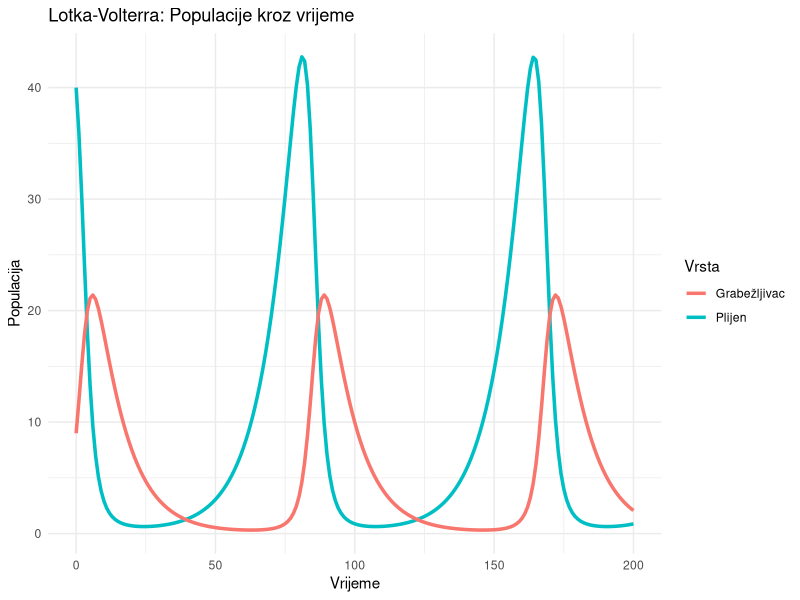
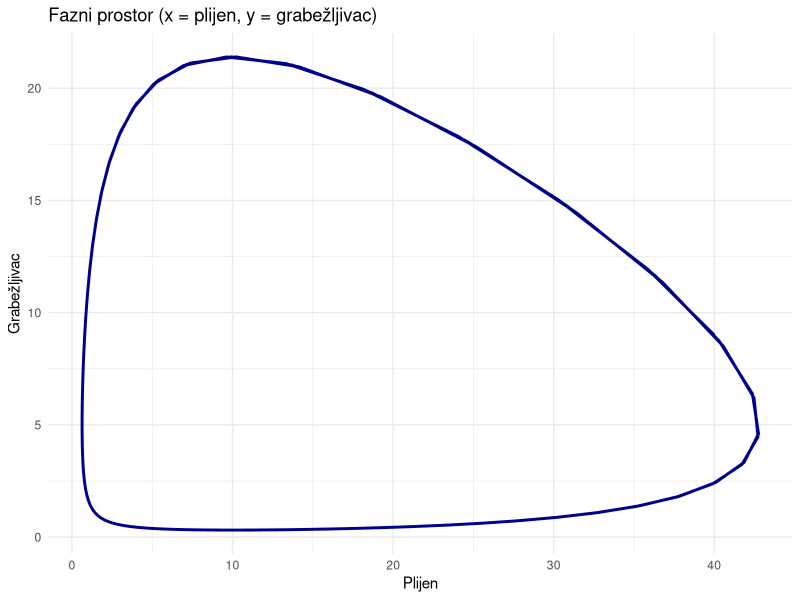

R code for these plots, in order:
# ========================================
# Lotka-Volterra simulacija (Plijen - Predator)
# ========================================

# ---- UČITAVANJE PAKETA ----
if(!require(deSolve)) install.packages("deSolve", dependencies = TRUE)
if(!require(ggplot2)) install.packages("ggplot2", dependencies = TRUE)

library(deSolve)
library(ggplot2)

# ---- DEFINICIJA MODELA ----
lotka_volterra <- function(t, state, parameters) {
  with(as.list(c(state, parameters)), {
    dx <- alpha * x - beta * x * y      # Rast plijena
    dy <- delta * x * y - gamma * y     # Rast grabežljivca
    list(c(dx, dy))
  })
}

# ---- PARAMETRI I STANJE ----
parameters <- c(
  alpha = 0.1,   # stopa rasta plijena
  beta  = 0.02,  # utjecaj grabežljivca na plijen
  delta = 0.01,  # koristi za grabežljivca od plijena
  gamma = 0.1    # stopa smrtnosti grabežljivca
)

state <- c(
  x = 40,  # inicijalni broj plijena
  y = 9    # inicijalni broj grabežljivaca
)

times <- seq(0, 200, by = 1)

# ---- SIMULACIJA ----
out <- ode(y = state, times = times, func = lotka_volterra, parms = parameters)
out <- as.data.frame(out)

# ---- GRAFIČKI PRIKAZ ----

# 1. Populacije kroz vrijeme
pop_plot <- ggplot(out, aes(x = time)) +
  geom_line(aes(y = x, color = "Plijen"), size = 1.2) +
  geom_line(aes(y = y, color = "Grabežljivac"), size = 1.2) +
  labs(title = "Lotka-Volterra: Populacije kroz vrijeme",
       x = "Vrijeme", y = "Populacija", color = "Vrsta") +
  theme_minimal()

print(pop_plot)

# 2. Fazni prostor
phase_plot <- ggplot(out, aes(x = x, y = y)) +
  geom_path(color = "darkblue", size = 1) +
  labs(title = "Fazni prostor (x = plijen, y = grabežljivac)",
       x = "Plijen", y = "Grabežljivac") +
  theme_minimal()

print(phase_plot)

# ---- SPREMANJE PODATAKA (opcionalno) ----
write.csv(out, "rezultati_simulacije.csv", row.names = FALSE)

# ---- KRAJ ----
